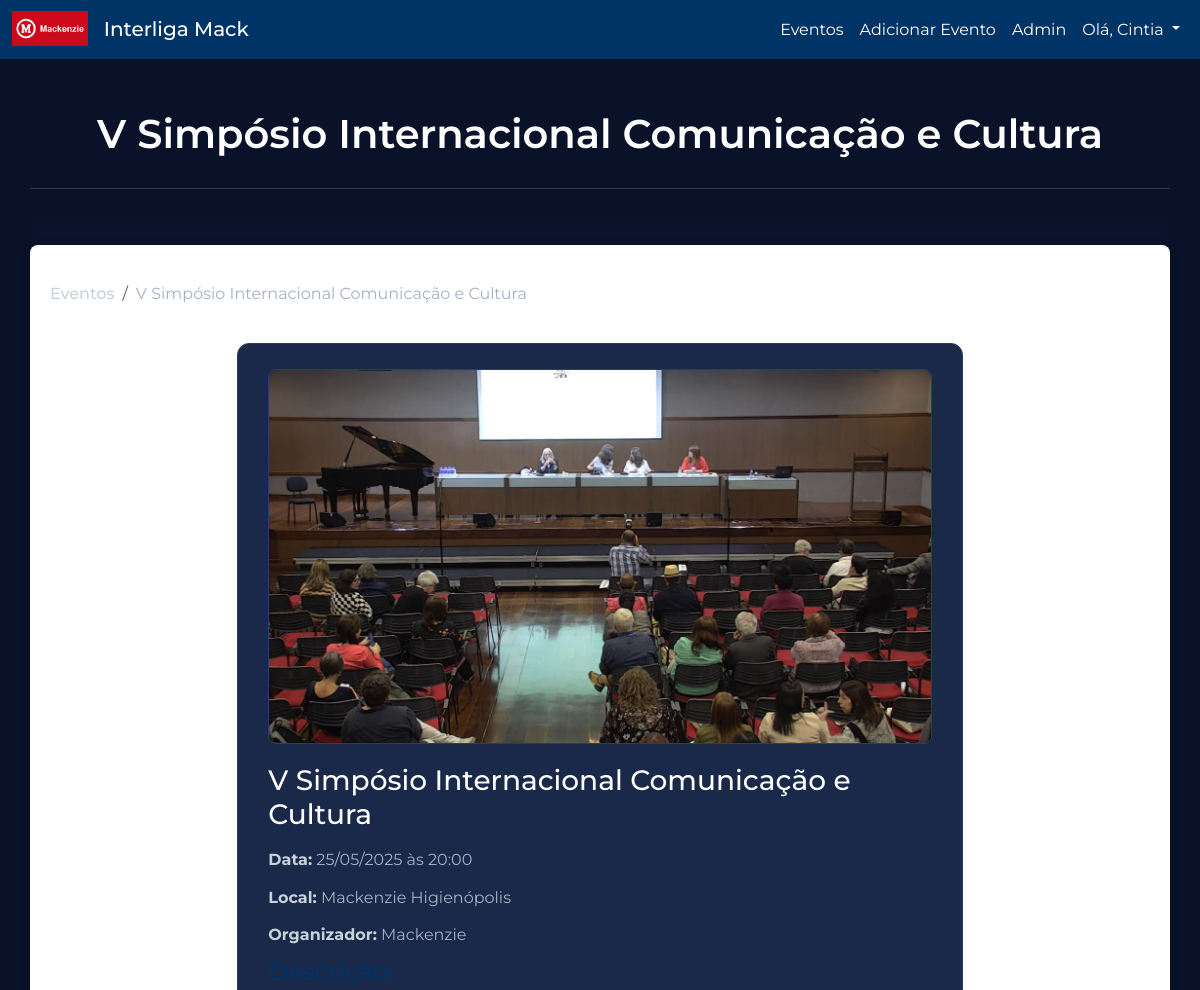
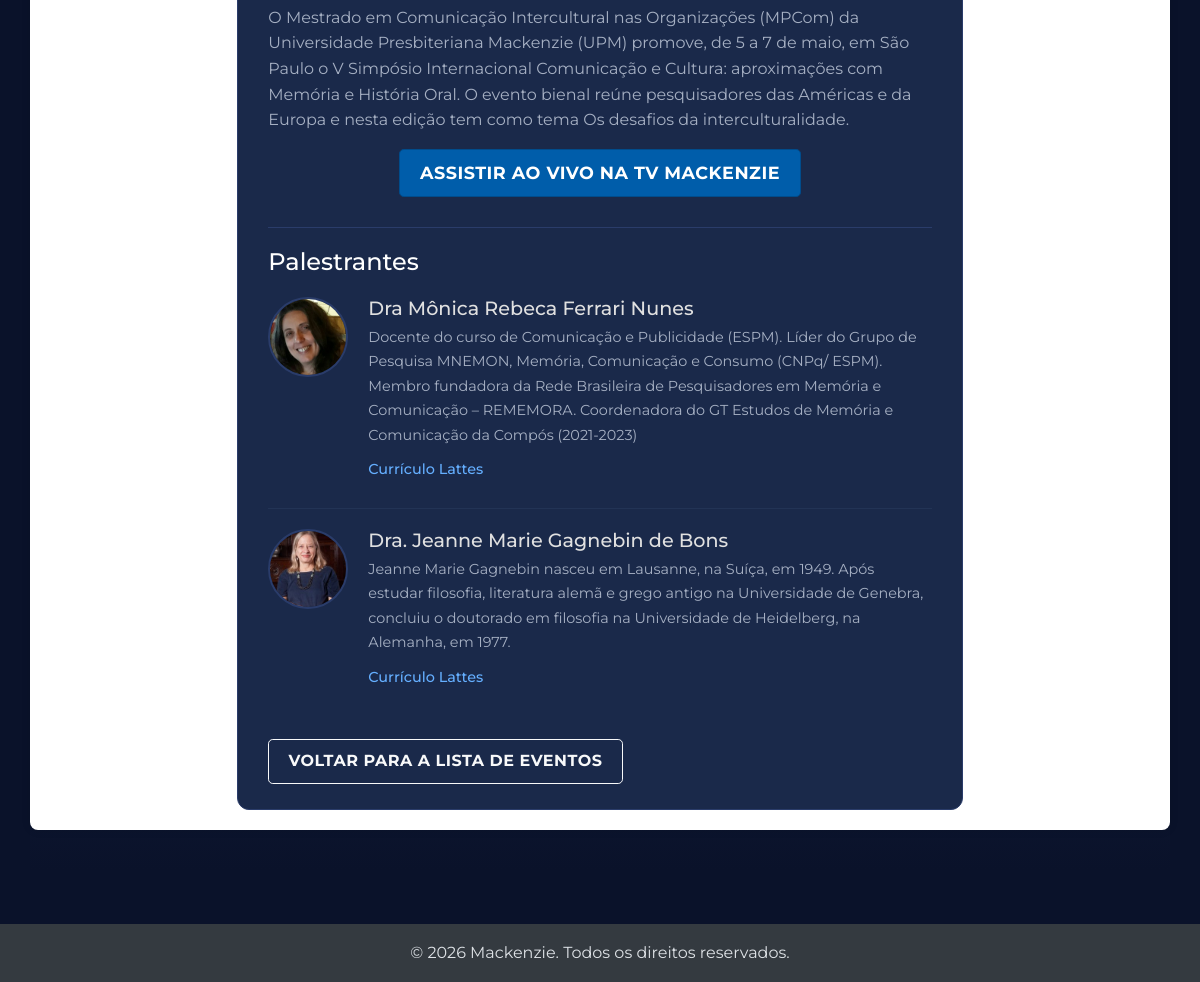
Screenshot of /eventos/13/ (signed in) with the database file from the repository (2 pictures, top to bottom).
### users/models.py (models this page shows, shortened)
class UserProfile(AbstractUser):
    USER_TYPE_CHOICES = [
        ('solicitante', 'Solicitante Interno'),
        ('geral', 'Usuário Geral'), # Alunos, Palestrantes, Fornecedores, Público em Geral
    ]
    user_type = models.CharField(
        max_length=20,
        choices=USER_TYPE_CHOICES,
        default='geral',
        verbose_name='Tipo de Usuário'
    )
    registration_id = models.CharField(max_length=100, blank=True, null=True, verbose_name='Matrícula/ID')
    department = models.CharField(max_length=200, blank=True, null=True, verbose_name='Departamento/Unidade')
    class Meta:
        verbose_name = 'Perfil de Usuário'
        verbose_name_plural = 'Perfis de Usuários'

### events/models.py (models this page shows, shortened)
class Event(models.Model):
    name = models.CharField(max_length=200, verbose_name='Nome do Evento')
    date = models.DateTimeField(verbose_name='Data e Hora do Evento')
    location = models.CharField(max_length=200, verbose_name='Local do Evento')
    short_description = models.CharField(max_length=255, blank=True, null=True, verbose_name='Descrição Curta')
    long_description = models.TextField(blank=True, null=True, verbose_name='Descrição Detalhada')
    image = models.ImageField(upload_to='event_images/', blank=True, null=True, verbose_name='Imagem do Evento')
    organizer_name = models.CharField(max_length=150, blank=True, null=True, verbose_name='Nome do Organizador/Departamento')
    contact_email = models.EmailField(blank=True, null=True, verbose_name='E-mail de Contato')
    contact_phone = models.CharField(max_length=20, blank=True, null=True, verbose_name='Telefone de Contato')
    program = models.TextField(blank=True, null=True, verbose_name='Programação do Evento')
    start_time = models.TimeField(blank=True, null=True, verbose_name='Horário de Início')
    end_time = models.TimeField(blank=True, null=True, verbose_name='Horário de Término')
    speaker_bios = models.TextField(blank=True, null=True, verbose_name='Biografia dos Palestrantes (texto)') # Se for usar o ManyToMany com Speaker, este pode ser redundante ou para um resumo.
    invitation_details = models.TextField(blank=True, null=True, verbose_name='Detalhes do Convite')
    devotional_text = models.TextField(blank=True, null=True, verbose_name='Texto Devocional')
    event_request = models.OneToOneField(
        EventRequest,
        on_delete=models.SET_NULL,
        null=True,
        blank=True,
        related_name='approved_event',
        verbose_name='Solicitação de Evento Original (se houver)'
    )
    created_by = models.ForeignKey(
        settings.AUTH_USER_MODEL,
        on_delete=models.SET_NULL,
        null=True,
        related_name='created_events',
        verbose_name='Criado Por'
    )
    STATUS_CHOICES = [
        ('draft', 'Rascunho'),
        ('published', 'Publicado'),
        ('cancelled', 'Cancelado'),
        ('completed', 'Concluído'),
    ]
    status = models.CharField(
        max_length=10,
        choices=STATUS_CHOICES,
        default='draft',
        verbose_name='Status do Evento'
    )
    stream_link = models.URLField(blank=True, null=True, verbose_name="Link da Transmissão (TV Mackenzie)")
    created_at = models.DateTimeField(auto_now_add=True)
    updated_at = models.DateTimeField(auto_now=True)
    imagem_destaque = models.ImageField(
        upload_to='eventos_destaques/',
        blank=True,
        null=True
    )
    speakers = models.ManyToManyField(Speaker, blank=True, related_name="events", verbose_name="Palestrantes")
    class Meta:
        ordering = ['date']
        verbose_name = "Evento"
        verbose_name_plural = "Eventos"

class Speaker(models.Model):
    name = models.CharField(max_length=200, verbose_name="Nome do Palestrante")
    bio = models.TextField(blank=True, null=True, verbose_name="Minibiografia")
    lattes_link = models.URLField(blank=True, null=True, verbose_name="Link do Currículo Lattes")
    photo = models.ImageField(upload_to='speakers_photos/', blank=True, null=True, verbose_name="Foto")
    class Meta:
        verbose_name = "Palestrante"
        verbose_name_plural = "Palestrantes"
        ordering = ['name']

### events/views.py (the view)
# urls.py: path('<int:event_id>/', views.public_event_detail, name='public_event_detail'), # Nova URL
def public_event_detail(request, event_id):
    event = get_object_or_404(Event, pk=event_id, status='published')
    context = {
        'event': event,
        'page_title': event.name # Título da página será o nome do evento
    }
    return render(request, 'events/public_event_detail.html', context)

### events/templates/events/public_event_detail.html (shortened to what this page needs)
{% extends "base.html" %}
{% load static %}
{% block extra_head %}
    <link rel="stylesheet" href="{% static 'css/frontend_eventos.css' %}">
{% endblock %}
{% block content %}
<div class="event-detail-page">
    <div class="container">
        <nav aria-label="breadcrumb" class="mt-3">
            <ol class="breadcrumb">
                <li class="breadcrumb-item"><a href="{% url 'home' %}">Eventos</a></li>
                <li class="breadcrumb-item active" aria-current="page">{{ event.name }}</li>
            </ol>
        </nav>
        <div class="row justify-content-center">
            <div class="col-lg-10 col-xl-8">
                <article class="event-detail-content-box">
                    {% if event.imagem_destaque %}
                        <img src="{{ event.imagem_destaque.url }}" alt="{{ event.name }}" class="img-fluid event-image-detail">
                    {% elif event.image %}
                         <img src="{{ event.image.url }}" alt="{{ event.name }}" class="img-fluid event-image-detail">
                    {% endif %}
                    <h2 class="event-title-detail">{{ event.name }}</h2>
                    <div class="event-detail-meta">
                        <p><strong>Data:</strong> {{ event.date|date:"d/m/Y" }}
                            {% if event.date %}
                                às {{ event.date|time:"H:i" }}
                            {% endif %}
                        </p>
                        <p><strong>Local:</strong> {{ event.location }}</p>
                        {% if event.organizer_name %}
                            <p><strong>Organizador:</strong> {{ event.organizer_name }}</p>
                        {% endif %}
                    </div>
                    <div class="event-detail-description">
                        <h4>Descrição:</h4>
                        {% if event.long_description %}
                            {{ event.long_description|linebreaksbr }}
                        {% elif event.short_description %}
                            {{ event.short_description|linebreaksbr }}
                        {% else %}
                            <p>Mais informações sobre este evento serão disponibilizadas em breve.</p>
                        {% endif %}
                    </div>
                    {% if event.stream_link %}
                    <div class="mt-3 mb-3 text-center">
                        <a href="{{ event.stream_link }}" target="_blank" rel="noopener noreferrer" class="btn btn-lg btn-tv-mackenzie-detail">
                             Assistir ao vivo na TV Mackenzie
                        </a>
                    </div>
                    {% endif %}
                    {% if event.speakers.all %}
                    <section class="speakers-section">
                        <h3>Palestrantes</h3>
                        {% for speaker in event.speakers.all %}
                        <div class="speaker-card">
                            {% if speaker.photo %}
                            <div class="speaker-photo">
                                <img src="{{ speaker.photo.url }}" alt="{{ speaker.name }}">
                            </div>
                            {% endif %}
                            <div class="speaker-info">
                                <h4>{{ speaker.name }}</h4>
                                {% if speaker.bio %}
                                <p class="speaker-bio">{{ speaker.bio|linebreaksbr }}</p>
                                {% endif %}
                                {% if speaker.lattes_link %}
                                <p class="speaker-lattes">
                                    <a href="{{ speaker.lattes_link }}" target="_blank" rel="noopener noreferrer">Currículo Lattes</a>
                                </p>
                                {% endif %}
                            </div>
                        </div>
                        {% endfor %}
                    </section>
                    {% endif %}
                    <div class="mt-4">
                        <a href="{% url 'home' %}" class="btn btn-outline-light">Voltar para a lista de eventos</a>
                    </div>
                </article>
            </div>
        </div>
    </div>
</div>
{% endblock %}

### templates/base.html (shortened to what this page needs)
{% load static %}
<!DOCTYPE html>
<html lang="pt-br">
<head>
    <link href="https://cdn.jsdelivr.net/npm/bootstrap@5.3.0-alpha1/dist/css/bootstrap.min.css" rel="stylesheet">
    <link rel="stylesheet" href="{% static 'css/custom.css' %}">
    {% block extra_head %}{% endblock %}
</head>
<body>
    <nav class="navbar navbar-expand-lg navbar-mackenzie fixed-top">
        <div class="container-fluid">
            <a class="navbar-brand" href="{% url 'home' %}">
                <img src="{% static 'images/logo-vermelho-mack.png' %}" alt="Interliga Mack Logo">
                Interliga Mack
            </a>
            <div class="collapse navbar-collapse" id="navbarNav">
                <ul class="navbar-nav ms-auto mb-2 mb-lg-0">
                    <li class="nav-item">
                        <a class="nav-link {% if request.resolver_match.url_name == 'public_event_list' or request.resolver_match.url_name == 'home' %}active{% endif %}" href="{% url 'home' %}">Eventos</a>
                    </li>
                    {% if user.is_authenticated %}
                        {% if user.is_superuser %}
                            <li class="nav-item">
                                <a class="nav-link {% if request.resolver_match.url_name == 'add_event' and request.resolver_match.app_name == 'events' %}active{% endif %}" href="{% url 'events:add_event' %}">Adicionar Evento</a>
                            </li>
                        {% endif %}
                        {% if user.is_superuser %}
                            <li class="nav-item">
                                <a class="nav-link {% if 'admin' in request.resolver_match.namespace %}active{% endif %}" href="{% url 'admin:index' %}">Admin</a>
                            </li>
                        {% endif %}
                        <li class="nav-item dropdown">
                            <a class="nav-link dropdown-toggle" href="#" id="navbarUserDropdown" role="button" data-bs-toggle="dropdown" aria-expanded="false">
                                Olá, {{ user.first_name|default:user.username }}
                            </a>
                        </li>
                    {% endif %}
                </ul>
            </div>
        </div>
    </nav>
    <div id="page-content">
        <div class="container">
            <h1 class="page-title-custom">{% block page_title %}{{ page_title|default:"Interliga Mack" }}{% endblock %}</h1>
            <hr>
            {% block content %}
            {% endblock %}
        </div>
    </div>
    <footer class="py-3 my-4 text-center">
        <p class="text-muted">&copy; {% now "Y" %} Mackenzie. Todos os direitos reservados.</p>
    </footer>
</body>
</html>

### static/css/custom.css (style rules this page uses)
html { height: 100%; }
body { font-family: 'Montserrat', 'Segoe UI', Tahoma, Geneva, Verdana, sans-serif; line-height: 1.6; background-color: #4a4a4a; color: #f8f9fa; display: flex; flex-direction: column; min-height: 100%; }
#page-content { flex: 1 0 auto; padding-top: 90px; padding-bottom: 30px; }
h1, h2, h3, h4, h5, h6, .h1, .h2, .h3, .h4, .h5, .h6 { font-family: 'Montserrat', sans-serif; color: var(--mackenzie-blue); }
.navbar-brand img { max-height: 45px; width: auto; margin-top: -5px; }
.page-title-custom { font-weight: 500; text-align: center; color: var(--mackenzie-red); margin-bottom: 30px; font-size: 2.5rem; }
.container { background-color: white; border-radius: 8px; box-shadow: 0 0 15px rgba(0,0,0,0.2); padding-left: 20px; padding-right: 20px; padding-top: 20px; padding-bottom: 20px; }
.navbar-nav .nav-item.dropdown .nav-link { cursor: pointer; }
a { color: var(--mackenzie-red); text-decoration: none; font-weight: 500; }
.btn { border-radius: 0.3rem; padding: 0.6rem 1.2rem; font-weight: 700; text-transform: uppercase; letter-spacing: 0.5px; font-family: 'Montserrat', sans-serif; }
footer { flex-shrink: 0; margin-top: auto; padding-top: 20px; padding-bottom: 20px; background-color: #343a40; color: #f8f9fa; width: 100%; }
footer p.text-muted { color: #dee2e6 !important; margin-bottom: 0; }

### static/css/frontend_eventos.css (style rules this page uses)
body { background-color: #0A122A !important; color: #A6B0C3; }
#page-content > .container { background-color: transparent !important; box-shadow: none !important; padding: 0 !important; }
.event-listing-page, .event-detail-page { background-image: linear-gradient(to bottom, #0A122A 0%, #101D3B 30%, #18274B 70%, #0A122A 100%); background-color: #0A122A; min-height: 100vh; padding-top: 20px; padding-bottom: 40px; }
.event-listing-page + .container .page-title-custom, body.dark-theme .page-title-custom, #page-content > .container > h1.page-title-custom { color: #FFFFFF !important; font-weight: 600 !important; margin-bottom: 30px !important; padding-top: 20px !important; text-align: center; }
.btn-tv-mackenzie-detail { background-color: #005DAA; color: white !important; border: 1px solid #004C8C; padding: 10px 20px; font-size: 1.1rem; }

### events/templates/events/public_event_detail.html (style rules this page uses)
.event-detail-content-box { background-color: #1A294A; color: #A6B0C3; padding: 25px 30px; border-radius: 12px; border: 1px solid #2A3C6A; margin-top: 20px; }
.event-detail-content-box img.event-image-detail { max-width: 100%; height: auto; border-radius: 8px; margin-bottom: 20px; border: 1px solid #2A3C6A; }
.event-detail-content-box h2.event-title-detail { color: #FFFFFF; margin-bottom: 15px; font-size: 1.75rem; }
.event-detail-content-box p { line-height: 1.7; margin-bottom: 10px; }
.event-detail-content-box strong { color: #C9D1D9; }
.breadcrumb { background-color: transparent !important; padding-left: 0; margin-bottom: 1rem; }
.breadcrumb-item a { color: #C9D1D9 !important; }
.breadcrumb-item.active { color: #A6B0C3 !important; }
.speakers-section { margin-top: 30px; padding-top: 20px; border-top: 1px solid #2A3C6A; }
.speakers-section h3 { color: #FFFFFF; margin-bottom: 20px; font-size: 1.5rem; }
.speaker-card { display: flex; align-items: flex-start; margin-bottom: 20px; padding-bottom: 15px; border-bottom: 1px solid #223355; }
.speaker-card:last-child { border-bottom: none; margin-bottom: 0; }
.speaker-photo img { width: 80px; height: 80px; border-radius: 50%; object-fit: cover; margin-right: 20px; border: 2px solid #2A3C6A; }
.speaker-info h4 { color: #E0E0E0; margin-top: 0; margin-bottom: 5px; font-size: 1.2rem; }
.speaker-info .speaker-bio { font-size: 0.9rem; margin-bottom: 8px; color: #A6B0C3; }
.speaker-info .speaker-lattes a { color: #65AFFF; text-decoration: none; font-size: 0.9rem; }

### templates/base.html (style rules this page uses)
:root { --mackenzie-blue: #003366; --mackenzie-red: #d42027; --mackenzie-light-gray: #f0f0f0; }
html, body { height: 100%; }
body { display: flex; flex-direction: column; }
#page-content { flex: 1 0 auto; padding-top: 70px; }
footer { flex-shrink: 0; }
.navbar-mackenzie { background-color: var(--mackenzie-blue); }
.navbar-mackenzie .navbar-brand, .navbar-mackenzie .nav-link { color: white; }
.navbar-brand img { max-height: 35px; width: auto; margin-right: 10px; margin-top: -5px; }
.container { margin-top: 20px; background-color: white; padding: 20px; border-radius: 8px; box-shadow: 0 0 10px rgba(0,0,0,0.1); }
h1, h2, h3, h4, h5, h6 { color: var(--mackenzie-blue); }
.page-title-custom { color: var(--mackenzie-red); margin-bottom: 20px; }

### rows the page displays
UserProfile: first_name "Cintia"
Event: name "V Simpósio Internacional Comunicação e Cultura", imagem_destaque (picture), date "25/05/2025", date "20:00", location "Mackenzie Higienópolis", organizer_name "Mackenzie", long_description "O Mestrado em Comunicação Intercultural nas Organizações (MPCom) da Universidade Presbiteriana Mackenzie (UPM) promove, de 5 a 7 de maio, em São Paulo o V Simpósio Internacional Comunicação e Cultura: aproximações com Memória e História Oral. O evento bienal reúne pesquisadores das Américas e da Europa e nesta edição tem como tema Os desafios da interculturalidade."
Speaker: photo (picture), name "Dra Mônica Rebeca Ferrari Nunes", bio "Docente do curso de Comunicação e Publicidade (ESPM). Líder do Grupo de Pesquisa MNEMON, Memória, Comunicação e Consumo (CNPq/ ESPM). Membro fundadora da Rede Brasileira de Pesquisadores em Memória e Comunicação – REMEMORA. Coordenadora do GT Estudos de Memória e Comunicação da Compós (2021-2023)"
Speaker: photo (picture), name "Dra. Jeanne Marie Gagnebin de Bons", bio "Jeanne Marie Gagnebin nasceu em Lausanne, na Suíça, em 1949. Após estudar filosofia, literatura alemã e grego antigo na Universidade de Genebra, concluiu o doutorado em filosofia na Universidade de Heidelberg, na Alemanha, em 1977."
